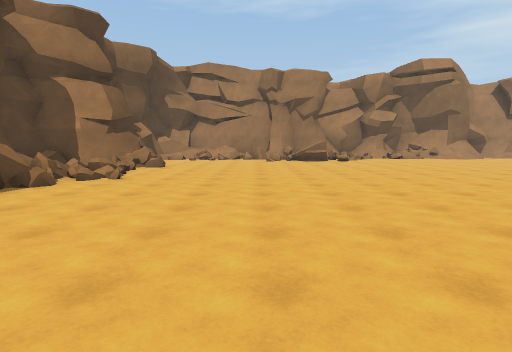
view 1 (above)

23 first-person views from a walk through a Unity game level. The camera is 1.5 m above the floor, tilts 6° down and sees 80° across. The floor is counted in squares, 2 m on a side. Each view is taken from the middle of a square. On the plan, view 1 faces up. The plan holds only what a view shows up to about 10 squares ahead; the rest is blank. The place goes on beyond the plan.

view 2
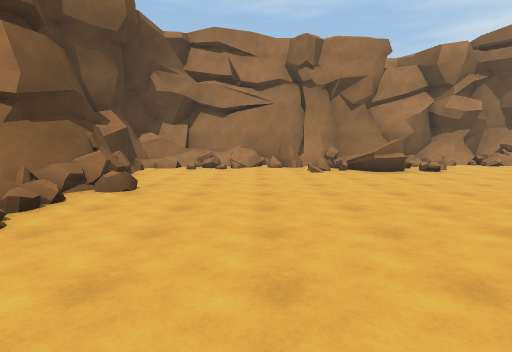

view 3
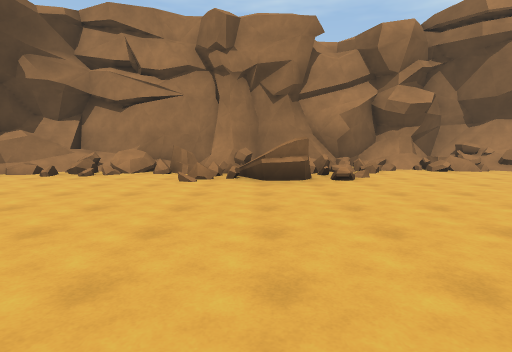

view 4
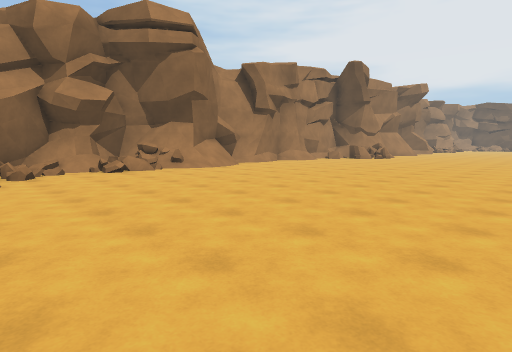

view 5
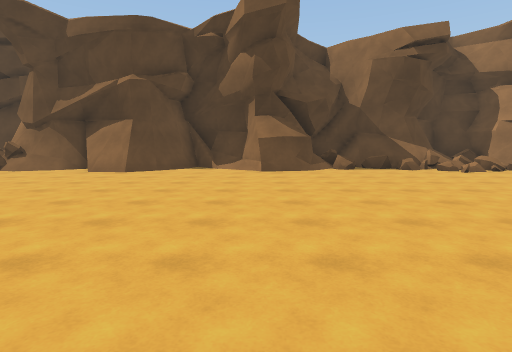

view 6
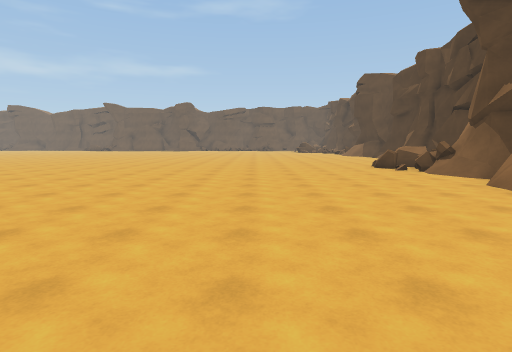

view 7
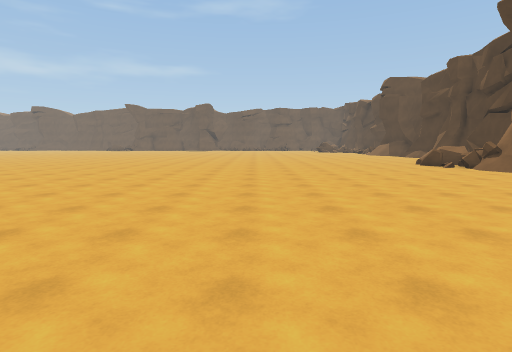

view 8
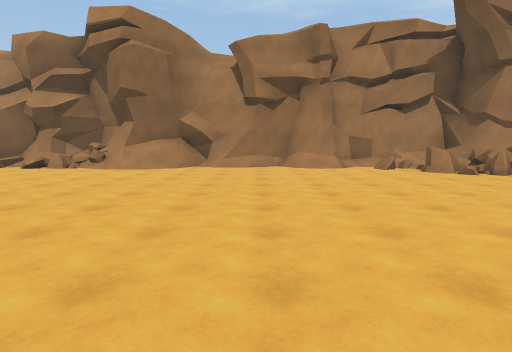

view 9
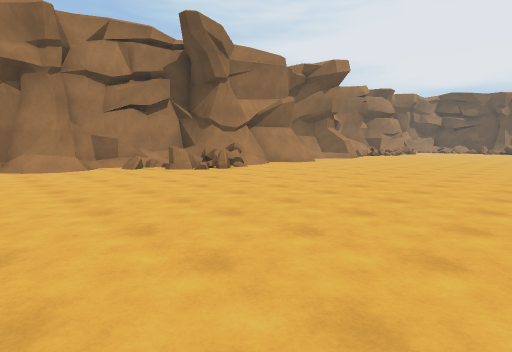

view 10
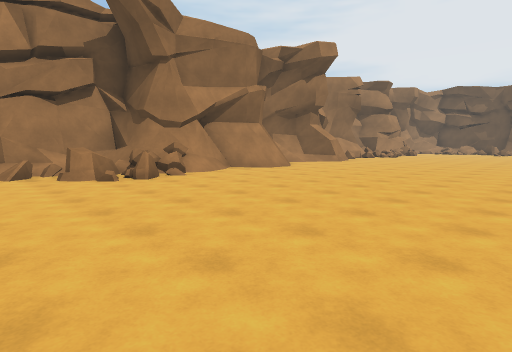

view 11
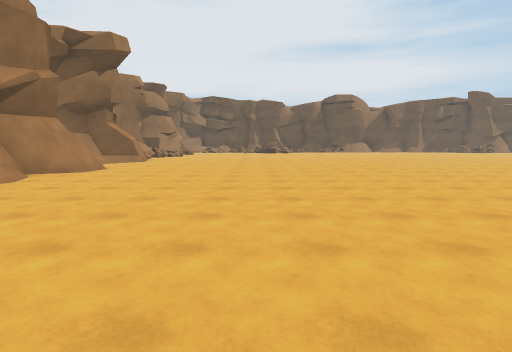

view 12
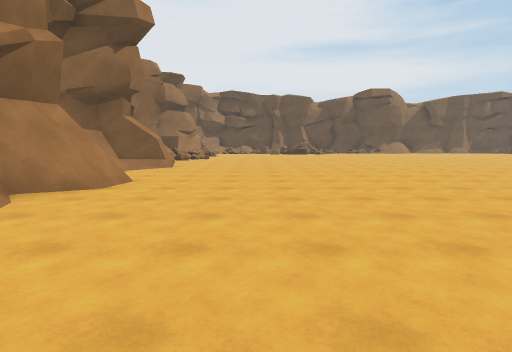

view 13
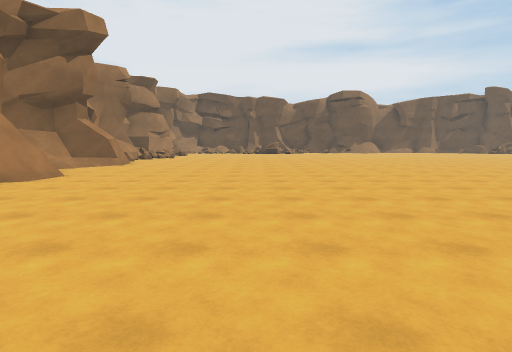

view 14
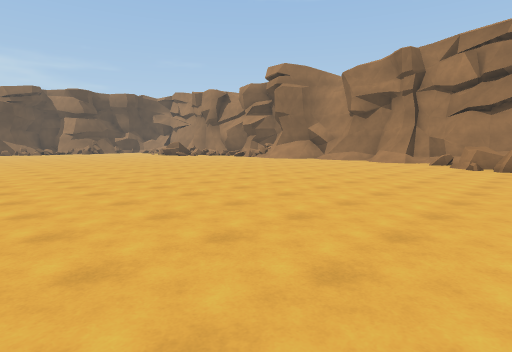

view 15
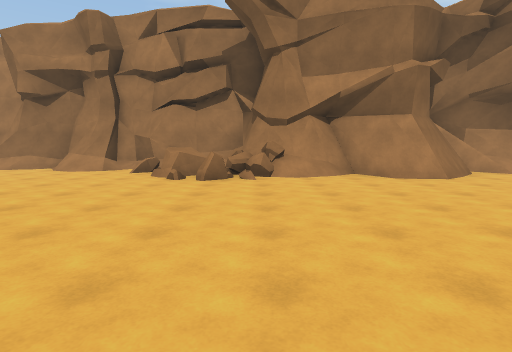

view 16
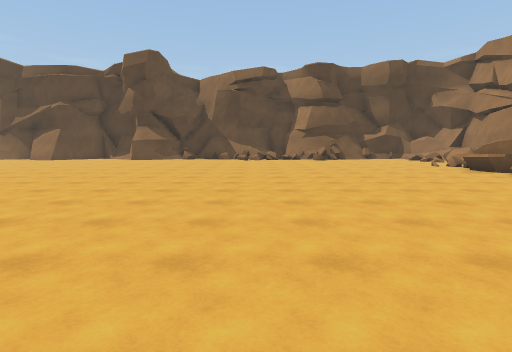

view 17
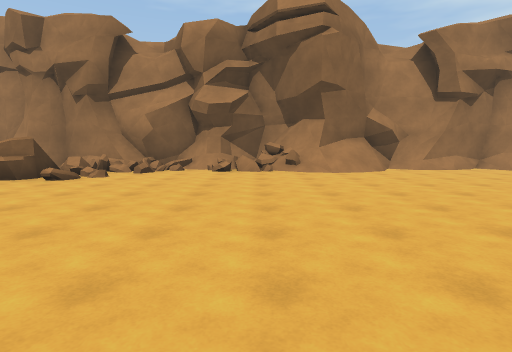

view 18
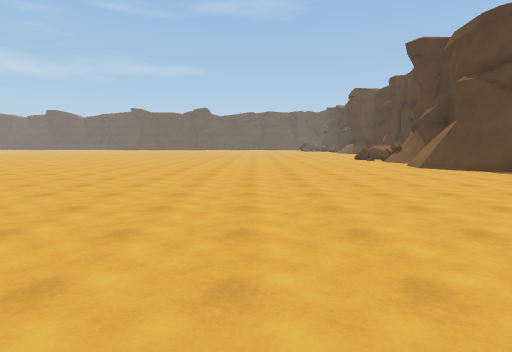

view 19
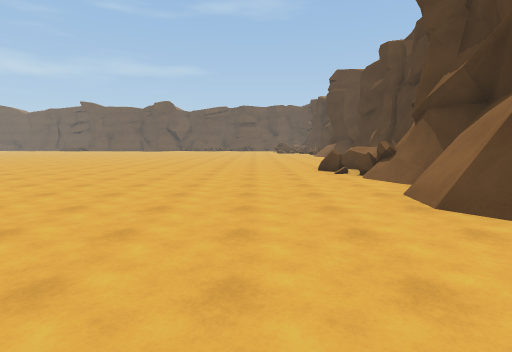

view 20
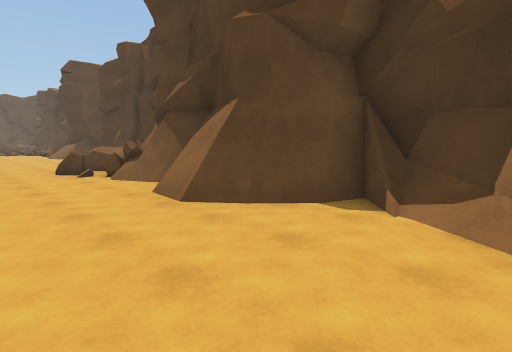

view 21
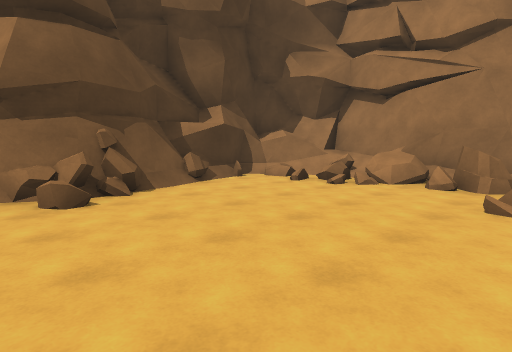

view 22
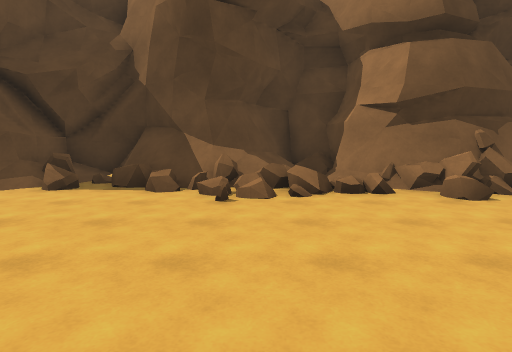

view 23
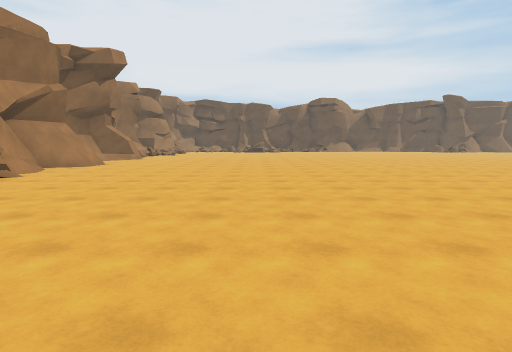

### Floor plan
Key: @ floor where view 1 was taken; # wall or solid block; . main floor; : floor 0.25 m higher than the main floor; + floor 0.5 m higher than the main floor; / step, stairs or slope; = window, fence, low wall or low ledge; ^ raised ledge.
Columns run from 5 left of view 1 to 29 right of it. Each row starts with its distance up from view 1.
 17  ####   #######^^########
 16 ##=#######====##//##.#/####    ####
 15 ##.=^^::+==./////......=^=#######/#
 14 #.....==#/..............=##//##...#
 13 #.....###/.........................
 12 ##.................................
 11 ##.................................
 10 ##.................................
  9 ##.................................
  8 ==.................................
  7 #=.................................
  6 #=.................................
  5 #..................................
  4 #=.................................
  3 #/...........       ...............
  2 ##..........              ........
  1 ##...........              .......
  0 #....@........              ..
 -1 #..............
 -2 ##..............
 -3 ##=.............
 -4 ##.............
 -5 #/..............
 -6 ##...............
 -7 #==..............
 -8 #^#............
 -9  #...........

Where each view was taken, in squares from view 1:
view 1: 0 up, 0 right, facing up
view 2: 5 up, 1 left, facing up
view 3: 7 up, 2 right, facing up
view 4: 7 up, 4 right, facing up-right
view 5: 1 up, 5 right, facing left
view 6: 2 up, 1 right, facing down
view 7: 3 up, 3 right, facing down
view 8: 6 up, 14 right, facing up
view 9: 6 up, 14 right, facing up-right
view 10: 7 up, 17 right, facing up-right
view 11: 9 up, 16 right, facing right
view 12: 11 up, 19 right, facing right
view 13: 9 up, 18 right, facing right
view 14: 3 up, 21 right, facing up-left
view 15: 7 up, 21 right, facing up
view 16: 7 up, 11 right, facing left
view 17: 7 up, 8 right, facing up
view 18: 7 up, 2 right, facing down
view 19: 1 up, 1 left, facing down
view 20: 1 up, 1 left, facing down-left
view 21: 9 up, 1 right, facing up-left
view 22: 7 up, 1 right, facing left
view 23: 8 up, 14 right, facing right
